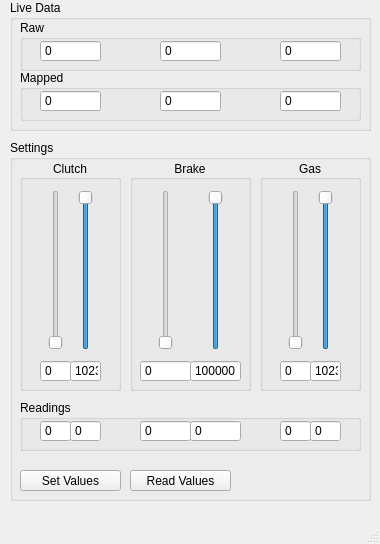
<?xml version="1.0" encoding="UTF-8"?>
<ui version="4.0">
 <class>PedalInterface</class>
 <widget class="QMainWindow" name="PedalInterface">
  <property name="enabled">
   <bool>true</bool>
  </property>
  <property name="geometry">
   <rect>
    <x>0</x>
    <y>0</y>
    <width>380</width>
    <height>544</height>
   </rect>
  </property>
  <property name="sizePolicy">
   <sizepolicy hsizetype="Fixed" vsizetype="Fixed">
    <horstretch>0</horstretch>
    <verstretch>0</verstretch>
   </sizepolicy>
  </property>
  <property name="minimumSize">
   <size>
    <width>380</width>
    <height>544</height>
   </size>
  </property>
  <property name="maximumSize">
   <size>
    <width>380</width>
    <height>544</height>
   </size>
  </property>
  <property name="cursor">
   <cursorShape>ArrowCursor</cursorShape>
  </property>
  <property name="contextMenuPolicy">
   <enum>Qt::ActionsContextMenu</enum>
  </property>
  <property name="windowTitle">
   <string notr="true">Pedal Interface</string>
  </property>
  <property name="toolTip">
   <string notr="true"/>
  </property>
  <property name="statusTip">
   <string notr="true"/>
  </property>
  <property name="whatsThis">
   <string notr="true"/>
  </property>
  <property name="accessibleName">
   <string notr="true"/>
  </property>
  <property name="accessibleDescription">
   <string notr="true"/>
  </property>
  <property name="windowFilePath">
   <string notr="true"/>
  </property>
  <widget class="QWidget" name="centralwidget">
   <widget class="QGroupBox" name="groupBox">
    <property name="geometry">
     <rect>
      <x>10</x>
      <y>0</y>
      <width>361</width>
      <height>131</height>
     </rect>
    </property>
    <property name="title">
     <string>Live Data</string>
    </property>
    <widget class="QGroupBox" name="groupBox_3">
     <property name="geometry">
      <rect>
       <x>10</x>
       <y>20</y>
       <width>341</width>
       <height>51</height>
      </rect>
     </property>
     <property name="title">
      <string>Raw</string>
     </property>
     <widget class="QSpinBox" name="GasRawReading">
      <property name="geometry">
       <rect>
        <x>260</x>
        <y>20</y>
        <width>61</width>
        <height>22</height>
       </rect>
      </property>
      <property name="readOnly">
       <bool>true</bool>
      </property>
      <property name="buttonSymbols">
       <enum>QAbstractSpinBox::NoButtons</enum>
      </property>
      <property name="maximum">
       <number>8388607</number>
      </property>
     </widget>
     <widget class="QSpinBox" name="BrakeRawReading">
      <property name="geometry">
       <rect>
        <x>140</x>
        <y>20</y>
        <width>61</width>
        <height>22</height>
       </rect>
      </property>
      <property name="readOnly">
       <bool>true</bool>
      </property>
      <property name="buttonSymbols">
       <enum>QAbstractSpinBox::NoButtons</enum>
      </property>
      <property name="maximum">
       <number>8388607</number>
      </property>
     </widget>
     <widget class="QSpinBox" name="ClutchRawReading">
      <property name="geometry">
       <rect>
        <x>20</x>
        <y>20</y>
        <width>61</width>
        <height>22</height>
       </rect>
      </property>
      <property name="frame">
       <bool>true</bool>
      </property>
      <property name="readOnly">
       <bool>true</bool>
      </property>
      <property name="buttonSymbols">
       <enum>QAbstractSpinBox::NoButtons</enum>
      </property>
      <property name="accelerated">
       <bool>false</bool>
      </property>
      <property name="prefix">
       <string/>
      </property>
      <property name="maximum">
       <number>1023</number>
      </property>
      <property name="stepType">
       <enum>QAbstractSpinBox::DefaultStepType</enum>
      </property>
     </widget>
    </widget>
    <widget class="QGroupBox" name="groupBox_2">
     <property name="geometry">
      <rect>
       <x>10</x>
       <y>70</y>
       <width>341</width>
       <height>51</height>
      </rect>
     </property>
     <property name="title">
      <string>Mapped</string>
     </property>
     <widget class="QSpinBox" name="BrakeRawReading_2">
      <property name="geometry">
       <rect>
        <x>140</x>
        <y>20</y>
        <width>61</width>
        <height>22</height>
       </rect>
      </property>
      <property name="readOnly">
       <bool>true</bool>
      </property>
      <property name="buttonSymbols">
       <enum>QAbstractSpinBox::NoButtons</enum>
      </property>
      <property name="maximum">
       <number>8388607</number>
      </property>
     </widget>
     <widget class="QSpinBox" name="ClutchRawReading_2">
      <property name="geometry">
       <rect>
        <x>20</x>
        <y>20</y>
        <width>61</width>
        <height>22</height>
       </rect>
      </property>
      <property name="frame">
       <bool>true</bool>
      </property>
      <property name="readOnly">
       <bool>true</bool>
      </property>
      <property name="buttonSymbols">
       <enum>QAbstractSpinBox::NoButtons</enum>
      </property>
      <property name="accelerated">
       <bool>false</bool>
      </property>
      <property name="prefix">
       <string/>
      </property>
      <property name="maximum">
       <number>1023</number>
      </property>
      <property name="stepType">
       <enum>QAbstractSpinBox::DefaultStepType</enum>
      </property>
     </widget>
     <widget class="QSpinBox" name="GasRawReading_2">
      <property name="geometry">
       <rect>
        <x>260</x>
        <y>20</y>
        <width>61</width>
        <height>22</height>
       </rect>
      </property>
      <property name="readOnly">
       <bool>true</bool>
      </property>
      <property name="buttonSymbols">
       <enum>QAbstractSpinBox::NoButtons</enum>
      </property>
      <property name="maximum">
       <number>8388607</number>
      </property>
     </widget>
    </widget>
   </widget>
   <widget class="QGroupBox" name="SettingsGroupBox">
    <property name="geometry">
     <rect>
      <x>10</x>
      <y>140</y>
      <width>361</width>
      <height>361</height>
     </rect>
    </property>
    <property name="title">
     <string>Settings</string>
    </property>
    <widget class="QGroupBox" name="ClutchGroupBox">
     <property name="geometry">
      <rect>
       <x>10</x>
       <y>20</y>
       <width>101</width>
       <height>231</height>
      </rect>
     </property>
     <property name="title">
      <string>Clutch</string>
     </property>
     <property name="alignment">
      <set>Qt::AlignCenter</set>
     </property>
     <widget class="QSpinBox" name="ClutchHighSpinBox">
      <property name="geometry">
       <rect>
        <x>50</x>
        <y>200</y>
        <width>31</width>
        <height>22</height>
       </rect>
      </property>
      <property name="buttonSymbols">
       <enum>QAbstractSpinBox::NoButtons</enum>
      </property>
      <property name="maximum">
       <number>1023</number>
      </property>
      <property name="value">
       <number>1023</number>
      </property>
     </widget>
     <widget class="QSpinBox" name="ClutchLowSpinBox">
      <property name="geometry">
       <rect>
        <x>20</x>
        <y>200</y>
        <width>31</width>
        <height>22</height>
       </rect>
      </property>
      <property name="frame">
       <bool>true</bool>
      </property>
      <property name="readOnly">
       <bool>false</bool>
      </property>
      <property name="buttonSymbols">
       <enum>QAbstractSpinBox::NoButtons</enum>
      </property>
      <property name="accelerated">
       <bool>false</bool>
      </property>
      <property name="prefix">
       <string/>
      </property>
      <property name="maximum">
       <number>1023</number>
      </property>
      <property name="stepType">
       <enum>QAbstractSpinBox::DefaultStepType</enum>
      </property>
     </widget>
     <widget class="QSlider" name="ClutchLowSlider">
      <property name="geometry">
       <rect>
        <x>25</x>
        <y>30</y>
        <width>21</width>
        <height>160</height>
       </rect>
      </property>
      <property name="maximum">
       <number>1023</number>
      </property>
      <property name="orientation">
       <enum>Qt::Vertical</enum>
      </property>
     </widget>
     <widget class="QSlider" name="ClutchHighSlider">
      <property name="geometry">
       <rect>
        <x>55</x>
        <y>30</y>
        <width>21</width>
        <height>160</height>
       </rect>
      </property>
      <property name="maximum">
       <number>1023</number>
      </property>
      <property name="value">
       <number>1023</number>
      </property>
      <property name="orientation">
       <enum>Qt::Vertical</enum>
      </property>
      <property name="invertedAppearance">
       <bool>false</bool>
      </property>
     </widget>
    </widget>
    <widget class="QGroupBox" name="BrakeGroupBox">
     <property name="geometry">
      <rect>
       <x>120</x>
       <y>20</y>
       <width>121</width>
       <height>231</height>
      </rect>
     </property>
     <property name="title">
      <string>Brake</string>
     </property>
     <property name="alignment">
      <set>Qt::AlignCenter</set>
     </property>
     <widget class="QSpinBox" name="BrakeHighSpinBox">
      <property name="geometry">
       <rect>
        <x>60</x>
        <y>200</y>
        <width>51</width>
        <height>22</height>
       </rect>
      </property>
      <property name="buttonSymbols">
       <enum>QAbstractSpinBox::NoButtons</enum>
      </property>
      <property name="maximum">
       <number>800000</number>
      </property>
      <property name="value">
       <number>800000</number>
      </property>
     </widget>
     <widget class="QSpinBox" name="BrakeLowSpinBox">
      <property name="geometry">
       <rect>
        <x>10</x>
        <y>200</y>
        <width>51</width>
        <height>22</height>
       </rect>
      </property>
      <property name="buttonSymbols">
       <enum>QAbstractSpinBox::NoButtons</enum>
      </property>
      <property name="maximum">
       <number>800000</number>
      </property>
      <property name="value">
       <number>0</number>
      </property>
     </widget>
     <widget class="QSlider" name="BrakeLowSlider">
      <property name="geometry">
       <rect>
        <x>25</x>
        <y>30</y>
        <width>21</width>
        <height>160</height>
       </rect>
      </property>
      <property name="sizePolicy">
       <sizepolicy hsizetype="Fixed" vsizetype="Expanding">
        <horstretch>0</horstretch>
        <verstretch>0</verstretch>
       </sizepolicy>
      </property>
      <property name="maximum">
       <number>800000</number>
      </property>
      <property name="orientation">
       <enum>Qt::Vertical</enum>
      </property>
     </widget>
     <widget class="QSlider" name="BrakeHighSlider">
      <property name="geometry">
       <rect>
        <x>75</x>
        <y>30</y>
        <width>21</width>
        <height>160</height>
       </rect>
      </property>
      <property name="maximum">
       <number>800000</number>
      </property>
      <property name="value">
       <number>800000</number>
      </property>
      <property name="orientation">
       <enum>Qt::Vertical</enum>
      </property>
      <property name="invertedAppearance">
       <bool>false</bool>
      </property>
     </widget>
    </widget>
    <widget class="QGroupBox" name="GasGroupBox">
     <property name="geometry">
      <rect>
       <x>250</x>
       <y>20</y>
       <width>101</width>
       <height>231</height>
      </rect>
     </property>
     <property name="title">
      <string>Gas</string>
     </property>
     <property name="alignment">
      <set>Qt::AlignCenter</set>
     </property>
     <widget class="QSpinBox" name="GasHighSpinBox">
      <property name="geometry">
       <rect>
        <x>50</x>
        <y>200</y>
        <width>31</width>
        <height>22</height>
       </rect>
      </property>
      <property name="buttonSymbols">
       <enum>QAbstractSpinBox::NoButtons</enum>
      </property>
      <property name="maximum">
       <number>1023</number>
      </property>
      <property name="value">
       <number>1023</number>
      </property>
     </widget>
     <widget class="QSlider" name="GasHighSlider">
      <property name="geometry">
       <rect>
        <x>56</x>
        <y>30</y>
        <width>20</width>
        <height>160</height>
       </rect>
      </property>
      <property name="maximum">
       <number>1023</number>
      </property>
      <property name="value">
       <number>1023</number>
      </property>
      <property name="orientation">
       <enum>Qt::Vertical</enum>
      </property>
      <property name="invertedAppearance">
       <bool>false</bool>
      </property>
     </widget>
     <widget class="QSlider" name="GasLowSlider">
      <property name="geometry">
       <rect>
        <x>26</x>
        <y>30</y>
        <width>20</width>
        <height>160</height>
       </rect>
      </property>
      <property name="maximum">
       <number>1023</number>
      </property>
      <property name="orientation">
       <enum>Qt::Vertical</enum>
      </property>
     </widget>
     <widget class="QSpinBox" name="GasLowSpinBox">
      <property name="geometry">
       <rect>
        <x>20</x>
        <y>200</y>
        <width>31</width>
        <height>22</height>
       </rect>
      </property>
      <property name="buttonSymbols">
       <enum>QAbstractSpinBox::NoButtons</enum>
      </property>
      <property name="maximum">
       <number>1023</number>
      </property>
     </widget>
    </widget>
    <widget class="QPushButton" name="SetValuesButton">
     <property name="geometry">
      <rect>
       <x>10</x>
       <y>330</y>
       <width>101</width>
       <height>21</height>
      </rect>
     </property>
     <property name="text">
      <string>Set Values</string>
     </property>
    </widget>
    <widget class="QPushButton" name="ReadValuesButton">
     <property name="enabled">
      <bool>true</bool>
     </property>
     <property name="geometry">
      <rect>
       <x>120</x>
       <y>330</y>
       <width>101</width>
       <height>21</height>
      </rect>
     </property>
     <property name="text">
      <string>Read Values</string>
     </property>
    </widget>
    <widget class="QGroupBox" name="ReadingsGroupBox">
     <property name="geometry">
      <rect>
       <x>10</x>
       <y>260</y>
       <width>341</width>
       <height>51</height>
      </rect>
     </property>
     <property name="title">
      <string>Readings</string>
     </property>
     <widget class="QSpinBox" name="GasHighSpinBox_Read">
      <property name="geometry">
       <rect>
        <x>290</x>
        <y>20</y>
        <width>31</width>
        <height>22</height>
       </rect>
      </property>
      <property name="readOnly">
       <bool>true</bool>
      </property>
      <property name="buttonSymbols">
       <enum>QAbstractSpinBox::NoButtons</enum>
      </property>
      <property name="maximum">
       <number>1023</number>
      </property>
     </widget>
     <widget class="QSpinBox" name="GasLowSpinBox_Read">
      <property name="geometry">
       <rect>
        <x>260</x>
        <y>20</y>
        <width>31</width>
        <height>22</height>
       </rect>
      </property>
      <property name="readOnly">
       <bool>true</bool>
      </property>
      <property name="buttonSymbols">
       <enum>QAbstractSpinBox::NoButtons</enum>
      </property>
      <property name="maximum">
       <number>1023</number>
      </property>
     </widget>
     <widget class="QSpinBox" name="BrakeHighSpinBox_Read">
      <property name="geometry">
       <rect>
        <x>170</x>
        <y>20</y>
        <width>51</width>
        <height>22</height>
       </rect>
      </property>
      <property name="readOnly">
       <bool>true</bool>
      </property>
      <property name="buttonSymbols">
       <enum>QAbstractSpinBox::NoButtons</enum>
      </property>
      <property name="maximum">
       <number>800000</number>
      </property>
     </widget>
     <widget class="QSpinBox" name="BrakeLowSpinBox_Read">
      <property name="geometry">
       <rect>
        <x>120</x>
        <y>20</y>
        <width>51</width>
        <height>22</height>
       </rect>
      </property>
      <property name="readOnly">
       <bool>true</bool>
      </property>
      <property name="buttonSymbols">
       <enum>QAbstractSpinBox::NoButtons</enum>
      </property>
      <property name="maximum">
       <number>800000</number>
      </property>
     </widget>
     <widget class="QSpinBox" name="ClutchHighSpinBox_Read">
      <property name="geometry">
       <rect>
        <x>50</x>
        <y>20</y>
        <width>31</width>
        <height>22</height>
       </rect>
      </property>
      <property name="readOnly">
       <bool>true</bool>
      </property>
      <property name="buttonSymbols">
       <enum>QAbstractSpinBox::NoButtons</enum>
      </property>
      <property name="maximum">
       <number>1023</number>
      </property>
     </widget>
     <widget class="QSpinBox" name="ClutchLowSpinBox_Read">
      <property name="geometry">
       <rect>
        <x>20</x>
        <y>20</y>
        <width>31</width>
        <height>22</height>
       </rect>
      </property>
      <property name="frame">
       <bool>true</bool>
      </property>
      <property name="readOnly">
       <bool>true</bool>
      </property>
      <property name="buttonSymbols">
       <enum>QAbstractSpinBox::NoButtons</enum>
      </property>
      <property name="accelerated">
       <bool>false</bool>
      </property>
      <property name="prefix">
       <string/>
      </property>
      <property name="maximum">
       <number>1023</number>
      </property>
      <property name="stepType">
       <enum>QAbstractSpinBox::DefaultStepType</enum>
      </property>
     </widget>
    </widget>
    <widget class="QLabel" name="statusLabel">
     <property name="geometry">
      <rect>
       <x>260</x>
       <y>330</y>
       <width>71</width>
       <height>21</height>
      </rect>
     </property>
     <property name="layoutDirection">
      <enum>Qt::LeftToRight</enum>
     </property>
     <property name="text">
      <string/>
     </property>
     <property name="alignment">
      <set>Qt::AlignCenter</set>
     </property>
    </widget>
   </widget>
  </widget>
  <widget class="QMenuBar" name="menubar">
   <property name="geometry">
    <rect>
     <x>0</x>
     <y>0</y>
     <width>380</width>
     <height>20</height>
    </rect>
   </property>
  </widget>
  <widget class="QStatusBar" name="statusbar"/>
 </widget>
 <resources/>
 <connections>
  <connection>
   <sender>ClutchLowSpinBox</sender>
   <signal>valueChanged(int)</signal>
   <receiver>ClutchLowSlider</receiver>
   <slot>setValue(int)</slot>
   <hints>
    <hint type="sourcelabel">
     <x>60</x>
     <y>382</y>
    </hint>
    <hint type="destinationlabel">
     <x>56</x>
     <y>330</y>
    </hint>
   </hints>
  </connection>
  <connection>
   <sender>ClutchLowSlider</sender>
   <signal>valueChanged(int)</signal>
   <receiver>ClutchLowSpinBox</receiver>
   <slot>setValue(int)</slot>
   <hints>
    <hint type="sourcelabel">
     <x>48</x>
     <y>343</y>
    </hint>
    <hint type="destinationlabel">
     <x>53</x>
     <y>383</y>
    </hint>
   </hints>
  </connection>
  <connection>
   <sender>ClutchHighSpinBox</sender>
   <signal>valueChanged(int)</signal>
   <receiver>ClutchHighSlider</receiver>
   <slot>setValue(int)</slot>
   <hints>
    <hint type="sourcelabel">
     <x>83</x>
     <y>384</y>
    </hint>
    <hint type="destinationlabel">
     <x>84</x>
     <y>333</y>
    </hint>
   </hints>
  </connection>
  <connection>
   <sender>ClutchHighSlider</sender>
   <signal>valueChanged(int)</signal>
   <receiver>ClutchHighSpinBox</receiver>
   <slot>setValue(int)</slot>
   <hints>
    <hint type="sourcelabel">
     <x>82</x>
     <y>329</y>
    </hint>
    <hint type="destinationlabel">
     <x>84</x>
     <y>382</y>
    </hint>
   </hints>
  </connection>
  <connection>
   <sender>BrakeLowSpinBox</sender>
   <signal>valueChanged(int)</signal>
   <receiver>BrakeLowSlider</receiver>
   <slot>setValue(int)</slot>
   <hints>
    <hint type="sourcelabel">
     <x>157</x>
     <y>388</y>
    </hint>
    <hint type="destinationlabel">
     <x>164</x>
     <y>334</y>
    </hint>
   </hints>
  </connection>
  <connection>
   <sender>BrakeLowSlider</sender>
   <signal>valueChanged(int)</signal>
   <receiver>BrakeLowSpinBox</receiver>
   <slot>setValue(int)</slot>
   <hints>
    <hint type="sourcelabel">
     <x>168</x>
     <y>335</y>
    </hint>
    <hint type="destinationlabel">
     <x>167</x>
     <y>383</y>
    </hint>
   </hints>
  </connection>
  <connection>
   <sender>BrakeHighSlider</sender>
   <signal>valueChanged(int)</signal>
   <receiver>BrakeHighSpinBox</receiver>
   <slot>setValue(int)</slot>
   <hints>
    <hint type="sourcelabel">
     <x>219</x>
     <y>328</y>
    </hint>
    <hint type="destinationlabel">
     <x>193</x>
     <y>387</y>
    </hint>
   </hints>
  </connection>
  <connection>
   <sender>BrakeHighSpinBox</sender>
   <signal>valueChanged(int)</signal>
   <receiver>BrakeHighSlider</receiver>
   <slot>setValue(int)</slot>
   <hints>
    <hint type="sourcelabel">
     <x>205</x>
     <y>381</y>
    </hint>
    <hint type="destinationlabel">
     <x>222</x>
     <y>334</y>
    </hint>
   </hints>
  </connection>
  <connection>
   <sender>GasLowSpinBox</sender>
   <signal>valueChanged(int)</signal>
   <receiver>GasLowSlider</receiver>
   <slot>setValue(int)</slot>
   <hints>
    <hint type="sourcelabel">
     <x>293</x>
     <y>388</y>
    </hint>
    <hint type="destinationlabel">
     <x>297</x>
     <y>348</y>
    </hint>
   </hints>
  </connection>
  <connection>
   <sender>GasLowSlider</sender>
   <signal>valueChanged(int)</signal>
   <receiver>GasLowSpinBox</receiver>
   <slot>setValue(int)</slot>
   <hints>
    <hint type="sourcelabel">
     <x>290</x>
     <y>320</y>
    </hint>
    <hint type="destinationlabel">
     <x>294</x>
     <y>389</y>
    </hint>
   </hints>
  </connection>
  <connection>
   <sender>GasHighSpinBox</sender>
   <signal>valueChanged(int)</signal>
   <receiver>GasHighSlider</receiver>
   <slot>setValue(int)</slot>
   <hints>
    <hint type="sourcelabel">
     <x>326</x>
     <y>381</y>
    </hint>
    <hint type="destinationlabel">
     <x>327</x>
     <y>345</y>
    </hint>
   </hints>
  </connection>
  <connection>
   <sender>GasHighSlider</sender>
   <signal>valueChanged(int)</signal>
   <receiver>GasHighSpinBox</receiver>
   <slot>setValue(int)</slot>
   <hints>
    <hint type="sourcelabel">
     <x>325</x>
     <y>333</y>
    </hint>
    <hint type="destinationlabel">
     <x>321</x>
     <y>386</y>
    </hint>
   </hints>
  </connection>
 </connections>
</ui>
